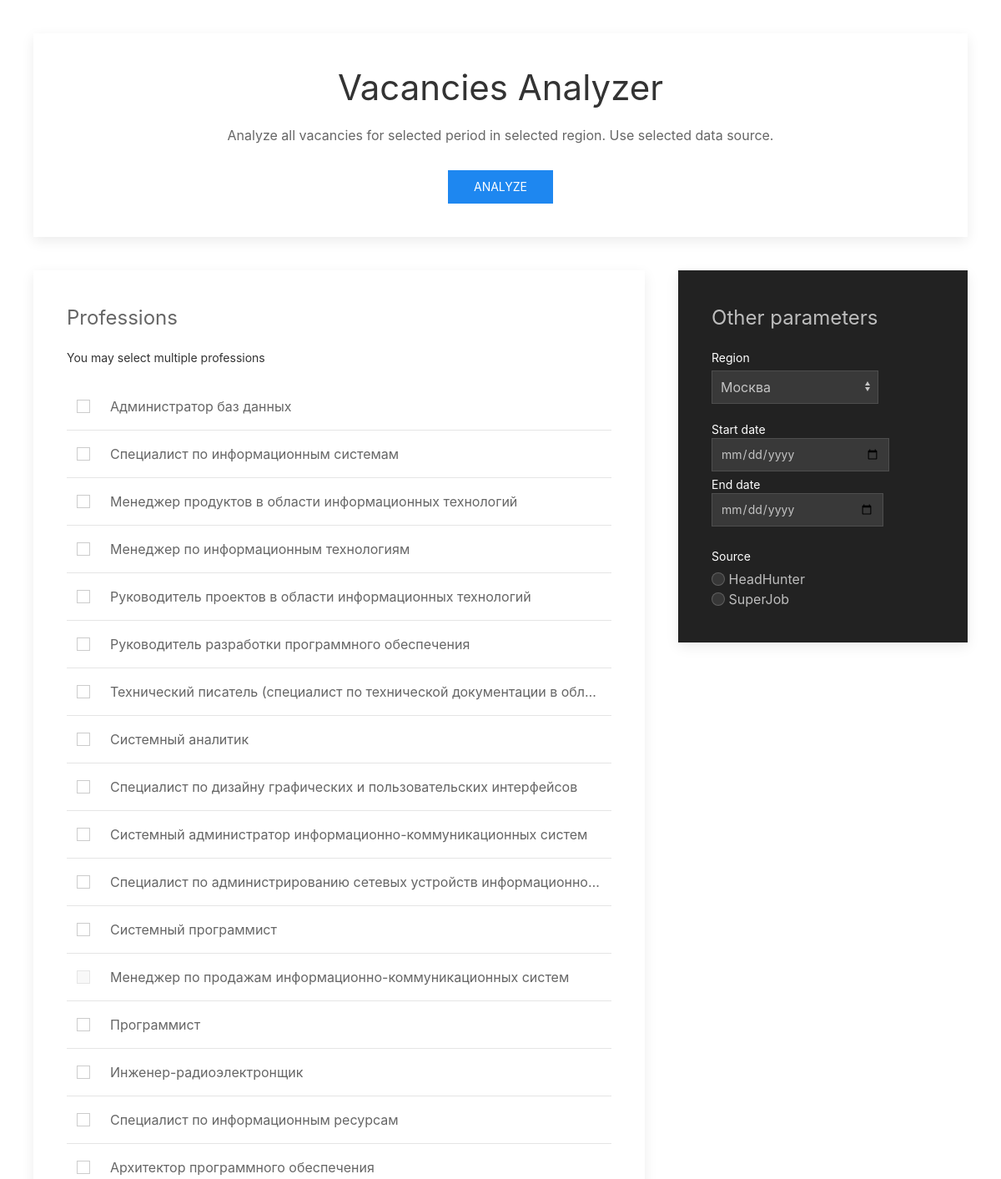
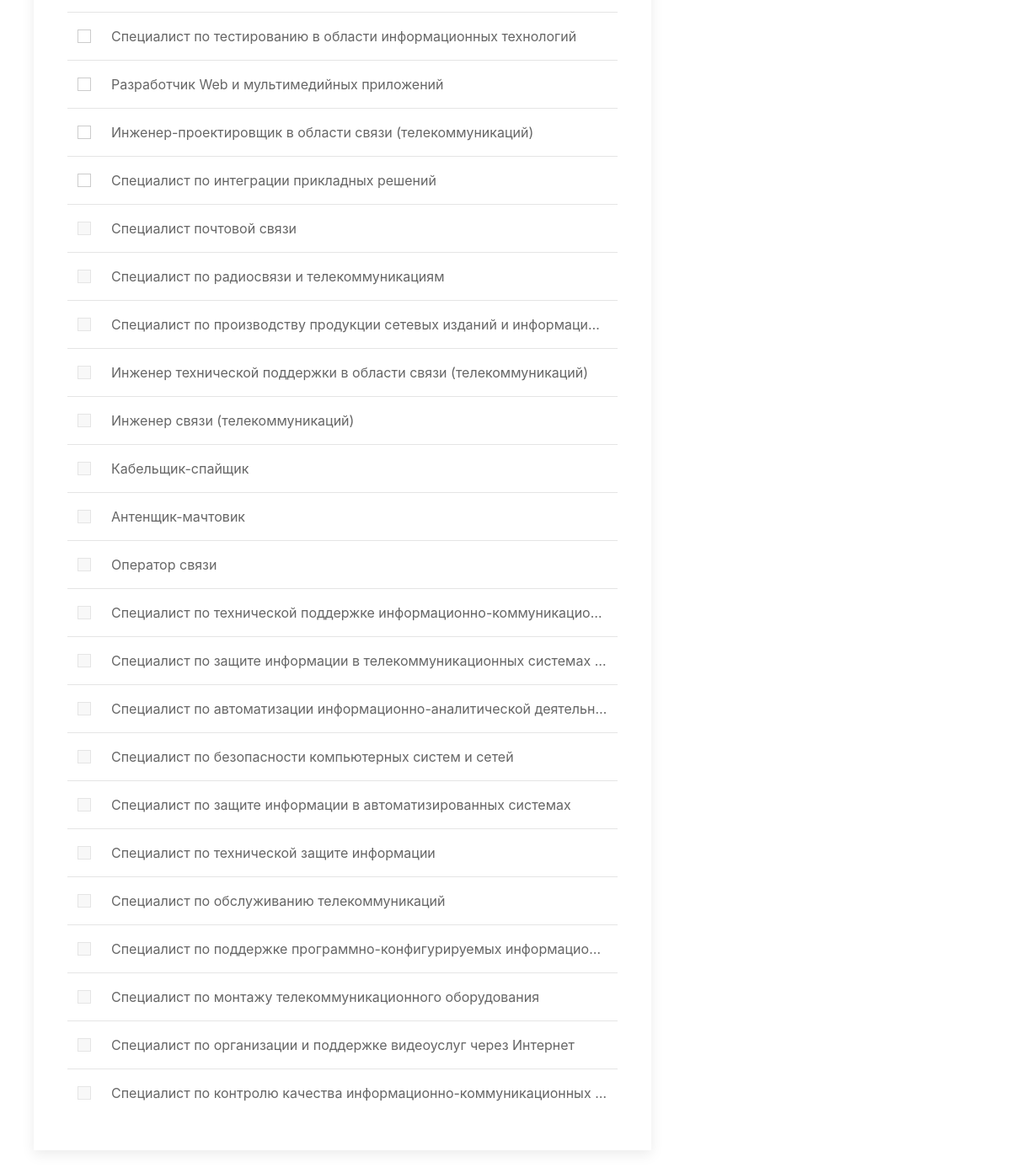
The page / on the database its author committed (2 pictures, top to bottom).
### models.py (models this page shows, shortened)
class Profstandard(db.Model):
    id = db.Column(db.Integer, primary_key=True)
    code = db.Column(db.String(64), unique=True)
    name = db.Column(db.String(128), index=True, unique=True)
    is_support = db.Column(db.Boolean)
    general_funcions = db.relationship('GeneralFunction', backref='profstandard', lazy='dynamic')
    classified_vacancies = db.relationship('ClassifiedVacancy', backref='profstandard', lazy='dynamic')

class Source(db.Model):
    id = db.Column(db.Integer, primary_key=True)
    name = db.Column(db.String(64), index=True, unique=True)
    is_support = db.Column(db.Boolean)
    vacancies = db.relationship('Vacancy', backref='source', lazy='dynamic')

### app.py (the view)
@app.route('/')
def home():
    professions = Profstandard.query.all()
    regions = Region.query.all()
    sources = Source.query.all()
    return render_template('index.html', title='home', professions=professions, regions=regions, sources=sources)

### app.py (called while the page is built)
@app.after_request
def add_header(response):
    response.headers['X-UA-Compatible'] = 'IE=Edge,chrome=1'
    response.headers['Cache-Control'] = 'public, max-age=0'
    return response

### templates/index.html (shortened to what this page needs)
<!DOCTYPE html>
<html lang="en">
<head>
    <link rel="stylesheet" href="../static/css/uikit.min.css" />
</head>
<body>
<form action="/search" method="get" class="uk-form-stacked">
    <div class="uk-padding">
        <div class="uk-card uk-card-default uk-card-body">
            <h1 class="uk-text-center">Vacancies Analyzer</h1>
            <p class="uk-text-center">Analyze all vacancies for selected period in selected region. Use selected data source.</p>
            <button class="uk-button uk-button-primary uk-align-center" type="submit">Analyze</button>
        </div>
    </div>
    <div class="uk-padding uk-padding-remove-top">
        <div class="uk-child-width-expand@s" uk-grid>
            <div class="uk-width-2-3@m">
                <div class="uk-card uk-card-default uk-card-body">
                    <legend class="uk-legend">Professions</legend>
                    <div class="uk-margin">
                        <div class="uk-form-label">You may select multiple professions</div>
                        <div class="uk-form-controls uk-list uk-margin-top">
                            <div class="uk-overflow-auto">
                                <table class="uk-table uk-table-middle uk-table-divider">
                                    <tbody>
                                        {% for profession in professions %}
                                            <tr>
                                                <td class="uk-table-shrink">
                                                    <input class="uk-checkbox"
                                                            {% if profession.is_support == False %}
                                                           disabled
                                                            {% endif %}
                                                           type="checkbox" value="{{ profession.id }}" name="prof">
                                                </td>
                                                <td class="uk-text-truncate uk-table-expand">{{ profession.name }}</td>
                                            </tr>
                                        {% endfor %}
                                    </tbody>
                                </table>
                            </div>
                        </div>
                    </div>
                </div>
            </div>
            <div>
                <div class="uk-card uk-card-secondary uk-card-body">
                    <legend class="uk-legend">Other parameters</legend>
                    <div class="uk-margin">
                        <label class="uk-form-label" for="form-stacked_select">Region</label>
                        <div class="uk-form-controls">
                            <select name="region" class="uk-select uk-form-width-medium" id="form-stacked_select">
                                {% for region in regions %}
                                    <option value="{{ region.id }}">{{ region.name }}</option>
                                {% endfor %}
                            </select>
                        </div>
                    </div>
                    <div class="uk-margin uk-grid-small uk-child-width-auto uk-grid">
                        <label class="uk-form-label">Start date<input type="date" name="sdate" class="uk-input"/></label>
                        <label class="uk-form-label">End date<input type="date" name="edate" class="uk-input"/></label>
                    </div>
                    <div class="uk-margin">
                        <div class="uk-form-label">Source</div>
                        <div class="uk-form-controls">
                            {% for source in sources %}
                                <label><input class="uk-radio"
                                        {% if source.is_support == False %}
                                              disabled
                                        {% endif %}
                                              type="radio" value="{{ source.id }}" name="source"> {{ source.name }}</label><br>
                            {% endfor %}
                        </div>
                    </div>
                </div>
            </div>
        </div>
    </div>
</form>
</body>
</html>

### rows shown on the page
Profstandard: name "Администратор баз данных"
Profstandard: name "Специалист по информационным системам"
Profstandard: name "Менеджер продуктов в области информационных технологий"
Profstandard: name "Менеджер по информационным технологиям"
Profstandard: name "Руководитель проектов в области информационных технологий"
Profstandard: name "Руководитель разработки программного обеспечения"
Profstandard: name "Технический писатель (специалист по технической документации в обл…"
Profstandard: name "Системный аналитик"
Profstandard: name "Специалист по дизайну графических и пользовательских интерфейсов"
Profstandard: name "Системный администратор информационно-коммуникационных систем"
Profstandard: name "Специалист по администрированию сетевых устройств информационно…"
Profstandard: name "Системный программист"
Profstandard: name "Менеджер по продажам информационно-коммуникационных систем"
Profstandard: name "Программист"
Profstandard: name "Инженер-радиоэлектронщик"
Profstandard: name "Специалист по информационным ресурсам"
Profstandard: name "Архитектор программного обеспечения"
Profstandard: name "Специалист по тестированию в области информационных технологий"
Profstandard: name "Разработчик Web и мультимедийных приложений"
Profstandard: name "Инженер-проектировщик в области связи (телекоммуникаций)"
Profstandard: name "Специалист по интеграции прикладных решений"
Profstandard: name "Специалист почтовой связи"
Profstandard: name "Специалист по радиосвязи и телекоммуникациям"
Profstandard: name "Специалист по производству продукции сетевых изданий и информаци…"
Profstandard: name "Инженер технической поддержки в области связи (телекоммуникаций)"
Profstandard: name "Инженер связи (телекоммуникаций)"
Profstandard: name "Кабельщик-спайщик"
Profstandard: name "Антенщик-мачтовик"
Profstandard: name "Оператор связи"
Profstandard: name "Специалист по технической поддержке информационно-коммуникацио…"
Profstandard: name "Специалист по защите информации в телекоммуникационных системах…"
Profstandard: name "Специалист по автоматизации информационно-аналитической деятельн…"
Profstandard: name "Специалист по безопасности компьютерных систем и сетей"
Profstandard: name "Специалист по защите информации в автоматизированных системах"
Profstandard: name "Специалист по технической защите информации"
Profstandard: name "Специалист по обслуживанию телекоммуникаций"
Profstandard: name "Специалист по поддержке программно-конфигурируемых информацио…"
Profstandard: name "Специалист по монтажу телекоммуникационного оборудования"
Profstandard: name "Специалист по организации и поддержке видеоуслуг через Интернет"
Profstandard: name "Специалист по контролю качества информационно-коммуникационных…"
Source: is_support "☐ HeadHunter", name "HeadHunter"
Source: is_support "☐ SuperJob", name "SuperJob"

### other values the page prints
form field region "Москва"
